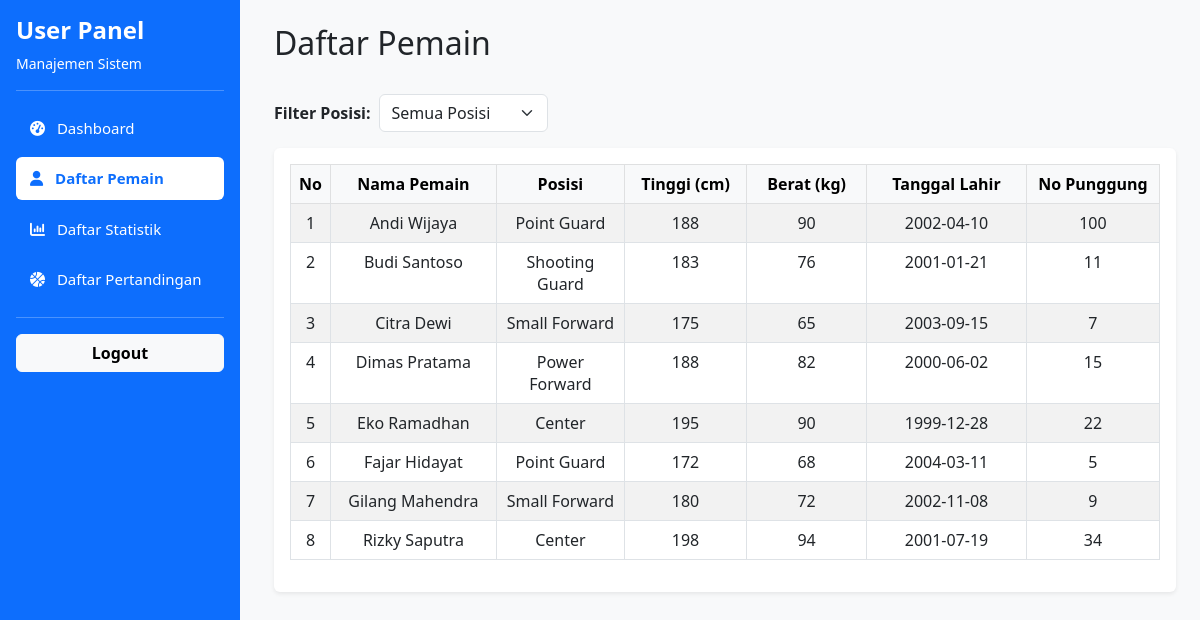
/frontend/user/daftar_pemain_user.php (signed in), run on the app's committed database.
### tables this page shows
CREATE TABLE `pemain` (
  `id_pemain` int(11) NOT NULL,
  `nama_pemain` varchar(100) NOT NULL,
  `posisi` varchar(50) DEFAULT NULL,
  `tinggi_cm` int(11) DEFAULT NULL,
  `berat_kg` int(11) DEFAULT NULL,
  `tanggal_lahir` date DEFAULT NULL,
  `nomor_punggung` int(11) NOT NULL
);

### frontend/user/daftar_pemain_user.php (the view, shortened to what this page needs)
<?php
include("../../config/koneksi.php");
include("../components/sidebar_user.php");
?>
<!DOCTYPE html>
<html lang="id">
<head>
    <link href="https://cdnjs.cloudflare.com/ajax/libs/bootstrap/5.3.0/css/bootstrap.min.css" rel="stylesheet">
    <link href="https://cdnjs.cloudflare.com/ajax/libs/font-awesome/6.4.0/css/all.min.css" rel="stylesheet">
    <link href="../components/sidebar.css" rel="stylesheet">
</head>
<body class="bg-light">
    <div class="d-flex">
        <div class="flex-grow-1 p-4 main-content">
            <div class="mb-4">
                <div class="col-12">
                    <div class="d-flex justify-content-between align-items-center mb-3">
                        <h2>Daftar Pemain</h2>
                    </div>
                </div>
            </div>
            <div class="mb-3 d-flex align-items-center gap-2">
                <label class="fw-bold">Filter Posisi:</label>
                <select id="filterPosisi" class="form-select w-auto">
                    <option value="">Semua Posisi</option>
                </select>
            </div>
            <div class="card border-0 shadow-sm">
                <div class="card-body">
                    <div class="table-responsive">
                        <table class="table table-hover table-bordered table-striped text-center">
                            <thead class="table-light">
                                <tr>
                                    <th style="width: 30px;">No</th>
                                    <th style="width: 200px;">Nama Pemain</th>
                                    <th style="width: 150px;">Posisi</th>
                                    <th style="width: 150px;">Tinggi (cm)</th>
                                    <th style="width: 150px;">Berat (kg)</th>
                                    <th style="width: 200px;">Tanggal Lahir</th>
                                    <th style="width: 150px;">No Punggung</th>
                                </tr>
                            </thead>
                            <tbody id="playerTable">
                                <?php
                                $no = 1;
                                $query = mysqli_query($koneksi, "SELECT * FROM pemain ORDER BY nama_pemain ASC");
                                while ($row = mysqli_fetch_assoc($query)) { ?>
                                    <tr data-posisi="<?= strtolower($row['posisi']) ?>">
                                        <td><?= $no++ ?></td>
                                        <td><?= $row['nama_pemain'] ?></td>
                                        <td><?= $row['posisi'] ?></td>
                                        <td><?= $row['tinggi_cm'] ?></td>
                                        <td><?= $row['berat_kg'] ?></td>
                                        <td><?= $row['tanggal_lahir'] ?></td>
                                        <td><?= $row['nomor_punggung'] ?></td>
                                    </tr>
                                <?php } ?>
                            </tbody>
                        </table>
                    </div>
                </div>
            </div>
        </div>
    </div>
</body>
</html>

### frontend/components/sidebar.css (style rules this page uses)
.main-content { margin-left: 250px; }

### data on the page
pemain: nama_pemain "Andi Wijaya", posisi "Point Guard", tinggi_cm "188", berat_kg "90", tanggal_lahir "2002-04-10", nomor_punggung "100"
pemain: nama_pemain "Budi Santoso", posisi "Shooting Guard", tinggi_cm "183", berat_kg "76", tanggal_lahir "2001-01-21", nomor_punggung "11"
pemain: nama_pemain "Citra Dewi", posisi "Small Forward", tinggi_cm "175", berat_kg "65", tanggal_lahir "2003-09-15", nomor_punggung "7"
pemain: nama_pemain "Dimas Pratama", posisi "Power Forward", tinggi_cm "188", berat_kg "82", tanggal_lahir "2000-06-02", nomor_punggung "15"
pemain: nama_pemain "Eko Ramadhan", posisi "Center", tinggi_cm "195", berat_kg "90", tanggal_lahir "1999-12-28", nomor_punggung "22"
pemain: nama_pemain "Fajar Hidayat", posisi "Point Guard", tinggi_cm "172", berat_kg "68", tanggal_lahir "2004-03-11", nomor_punggung "5"
pemain: nama_pemain "Gilang Mahendra", posisi "Small Forward", tinggi_cm "180", berat_kg "72", tanggal_lahir "2002-11-08", nomor_punggung "9"
pemain: nama_pemain "Rizky Saputra", posisi "Center", tinggi_cm "198", berat_kg "94", tanggal_lahir "2001-07-19", nomor_punggung "34"
